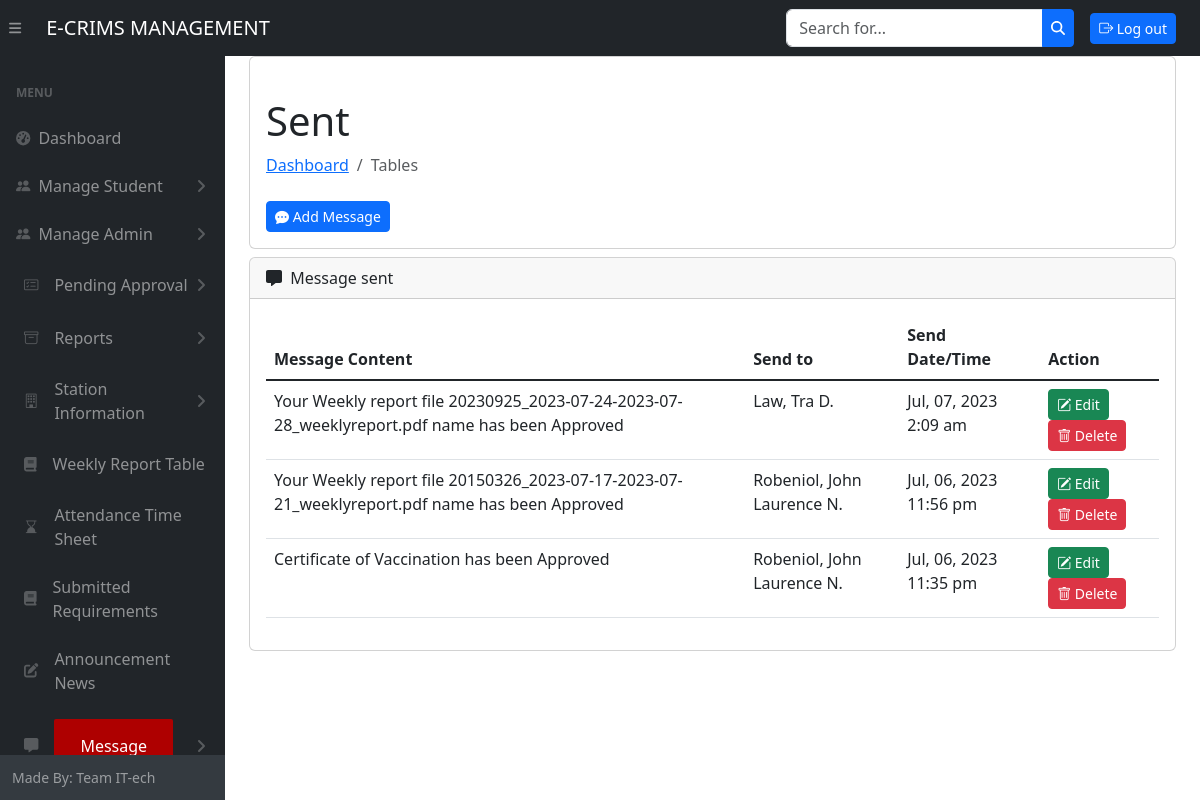
The page /admin/message.php (signed in) on the database its author committed.
### tables this page shows
CREATE TABLE `message_db` (
  `message_id` int(20) NOT NULL,
  `user_id` int(20) NOT NULL,
  `send_to_id` int(20) NOT NULL,
  `message_content` varchar(255) NOT NULL,
  `is_read` int(10) NOT NULL,
  `message_time_date` datetime NOT NULL DEFAULT current_timestamp()
);

CREATE TABLE `student_enroll` (
  `id` int(10) NOT NULL,
  `last_name` varchar(50) NOT NULL,
  `first_name` varchar(50) NOT NULL,
  `middle_name` varchar(50) NOT NULL,
  `suffix_name` varchar(10) NOT NULL,
  `email` varchar(250) NOT NULL,
  `password` varchar(50) NOT NULL,
  `status` varchar(11) NOT NULL,
  `time_date` datetime NOT NULL DEFAULT current_timestamp()
);

### admin/message.php (the view, shortened to what this page needs)
<!DOCTYPE html>
<html lang="en">
<head>
    <?php include 'head.php' ?>
</head>
<body class="sb-nav-fixed">
    <?php include 'header.php' ?>
    <div id="layoutSidenav">
        <?php include 'nav.php' ?>
        <div id="layoutSidenav_content">
            <main>
                <div class="container-fluid px-4">
                    <div class="card bg-white mb-2">
                        <div class="card-body">
                            <div class="align-self-center">
                                <h1 class="mt-4">Sent</h1>
                                <ol class="breadcrumb mb-4">
                                    <li class="breadcrumb-item"><a href="index.php">Dashboard</a></li>
                                    <li class="breadcrumb-item active">Tables</li>
                                </ol>
                                <div class="col-lg-4 col-md-6">
                                    <button type="button" class="btn btn-primary btn-sm" data-toggle="modal" data-target="#addModal" data-whatever="Team Leader"><i class="bi bi-chat-dots-fill"></i> Add Message</button>
                                </div>
                            </div>
                        </div>
                    </div>
                    <div class="card mb-4">
                        <div class="card-header">
                            <i class="fas fa-message me-1"></i>
                            Message sent
                        </div>
                        <div class="card-body">
                            <div class="table-responsive">
                                <table id="datatablesSimple" class="table">
                                <thead>
                                    <tr>
                                        <th class="cell">Message Content</th>
                                        <th class="cell">Send to</th>
                                        <th class="cell">Send Date/Time</th>
                                        <th class="text-right">Action</th>
                                    </tr>
                                </thead>
                                <tbody>
                                    <?php
                                    include 'db_connect.php';
                                    $user = $_SESSION["user"];
                                    ?>
                                    <?php
                                    $sql = "SELECT * from message_db JOIN student_enroll on message_db.send_to_id=student_enroll.id where message_db.user_id='$user'  \n"
                                        . "ORDER BY message_time_date desc;";
                                    $result = $mysqli->query($sql);
                                    while ($row = $result->fetch_assoc()) {
                                    ?>
                                        <tr>
                                            <td><?php echo $row['message_content']; ?></td>
                                            <td><?php echo $row['last_name'] . ", " . $row['first_name'] . " " . $row['middle_name'] . " " . $row['suffix_name']; ?></td>
                                            <td><?php echo date("M, d, Y g:i a", strtotime($row['message_time_date'])); ?></td>
                                            <td>
                                                <a href='#edit_<?php echo $row['message_id']; ?>' class='btn btn-success btn-sm' data-bs-toggle='modal'><i class='bi bi-pencil-square'></i> Edit</a>
                                                <a href='#delete_<?php echo $row['message_id']; ?>' class='btn btn-danger btn-sm' data-bs-toggle='modal'><i class='bi bi-trash'></i> Delete</a>
                                            </td>
                                        </tr>
                                    <?php
                                    }
                                    ?>
                                </tbody>
                            </table>
                            </div>
                        </div>
                    </div>
                </div>
            </main>
        </div>
    </div>
    <?php include 'script.php' ?>
</body>
</html>

### rows shown on the page
message_db: message_content "Your Weekly report file 20230925_2023-07-24-2023-07-28_weeklyreport.pdf name has been Approved", student_enroll.last_name "Law", student_enroll.first_name "Tra", student_enroll.middle_name "D.", message_time_date "Jul, 07, 2023 2:09 am"
message_db: message_content "Your Weekly report file 20150326_2023-07-17-2023-07-21_weeklyreport.pdf name has been Approved", student_enroll.last_name "Robeniol", student_enroll.first_name "John Laurence", student_enroll.middle_name "N.", message_time_date "Jul, 06, 2023 11:56 pm"
message_db: message_content "Certificate of Vaccination has been Approved", student_enroll.last_name "Robeniol", student_enroll.first_name "John Laurence", student_enroll.middle_name "N.", message_time_date "Jul, 06, 2023 11:35 pm"
